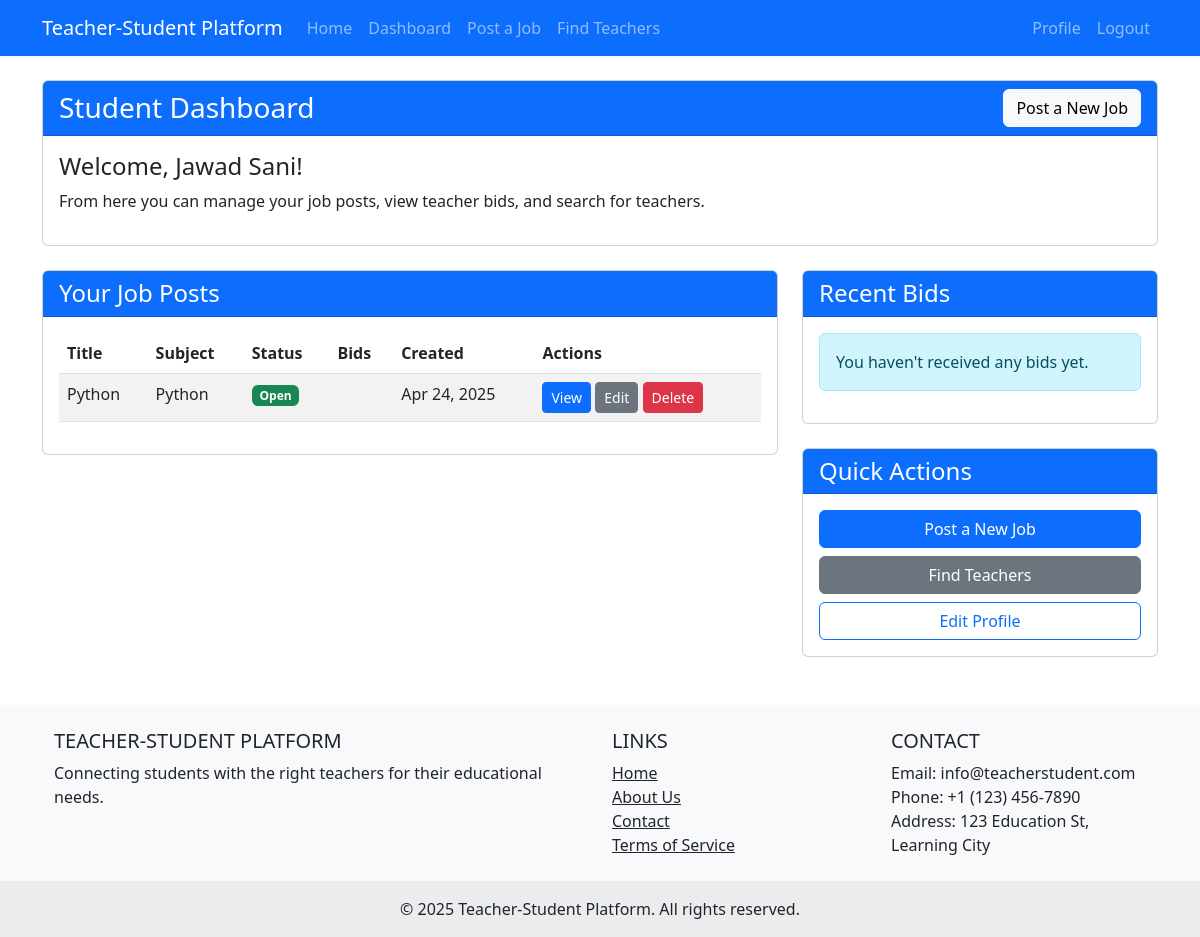
/student/dashboard/ (signed in), run on an earlier commit of the app's database.
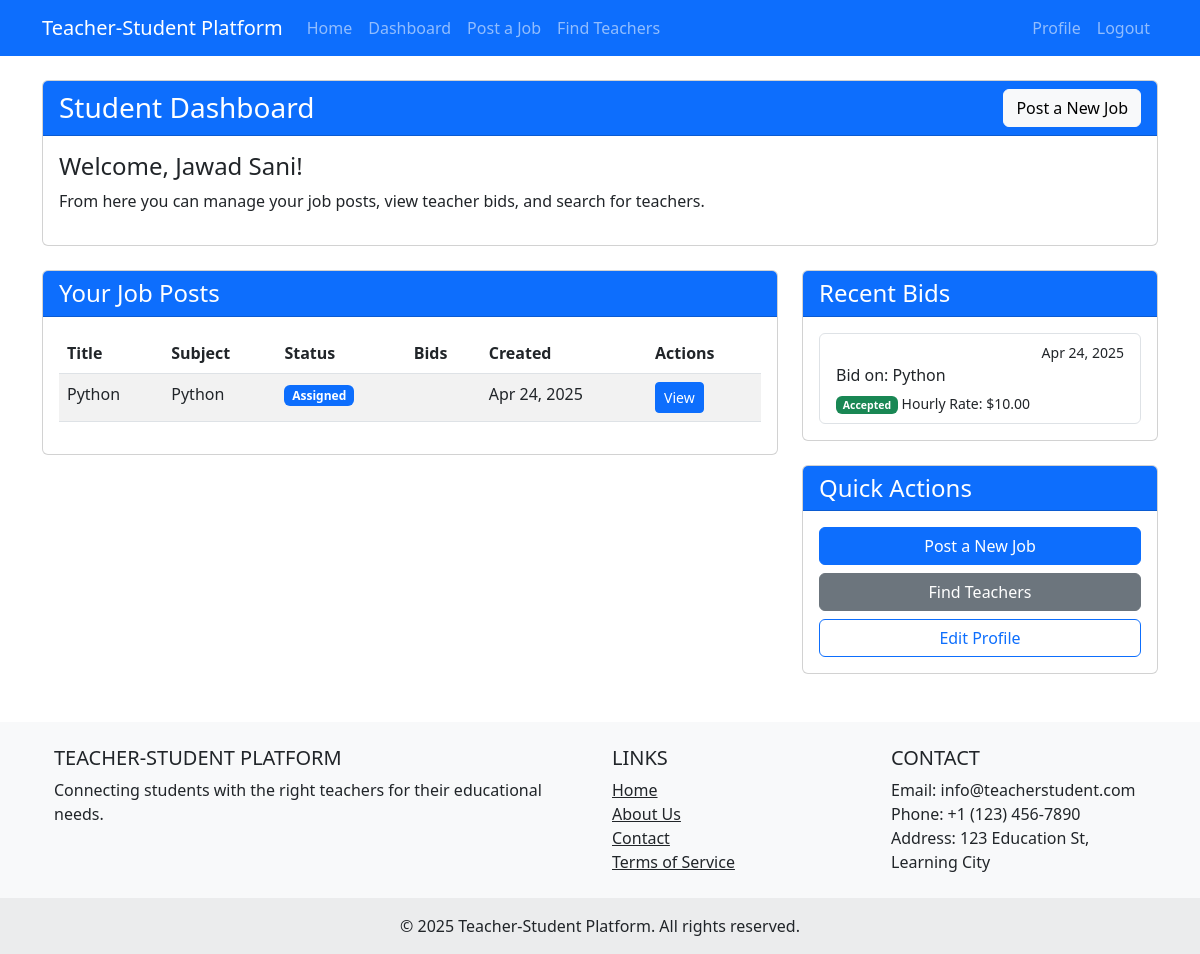
And on a later commit of the database.
### student/models.py (models this page shows, shortened)
class JobPost(models.Model):
    STATUS_CHOICES = (
        ('open', 'Open'),
        ('in_progress', 'In Progress'),
        ('closed', 'Closed'),
    )
    student = models.ForeignKey(StudentProfile, on_delete=models.CASCADE, related_name='job_posts')
    title = models.CharField(max_length=255)
    description = models.TextField()
    subject = models.CharField(max_length=100)
    education_level = models.CharField(max_length=100)
    preferred_experience = models.PositiveIntegerField(default=0, help_text="Preferred years of experience")
    budget_range = models.CharField(max_length=100, blank=True, null=True)
    location_preference = models.CharField(max_length=100, blank=True, null=True)
    status = models.CharField(max_length=15, choices=STATUS_CHOICES, default='open')
    requirements_met = models.BooleanField(default=True)
    created_at = models.DateTimeField(auto_now_add=True)
    updated_at = models.DateTimeField(auto_now=True)
    current_bid_cycle = models.PositiveIntegerField(default=1)
    max_bids_current_cycle = models.PositiveIntegerField(default=10)  # 10 for first cycle, +5 for each subsequent cycle

class TeacherBid(models.Model):
    STATUS_CHOICES = (
        ('pending', 'Pending'),
        ('accepted', 'Accepted'),
        ('rejected', 'Rejected'),
    )
    job_post = models.ForeignKey(JobPost, on_delete=models.CASCADE, related_name='bids')
    teacher = models.ForeignKey(TeacherProfile, on_delete=models.CASCADE, related_name='bids')
    proposal = models.TextField()
    hourly_rate = models.DecimalField(max_digits=10, decimal_places=2)
    availability = models.CharField(max_length=255)
    similarity_score = models.FloatField(default=0)  # Calculated based on job requirements and teacher profile
    status = models.CharField(max_length=10, choices=STATUS_CHOICES, default='pending')
    created_at = models.DateTimeField(auto_now_add=True)
    class Meta:
        unique_together = ('job_post', 'teacher')
        ordering = ['-similarity_score', 'created_at']

### student/views.py (the view)
# urls.py: path('dashboard/', views.student_dashboard, name='dashboard'),
@login_required
@student_required
def student_dashboard(request):
    job_posts = JobPost.objects.filter(student__user=request.user).order_by('-created_at')
    bids = TeacherBid.objects.filter(job_post__student__user=request.user).order_by('-created_at')
    context = {
        'job_posts': job_posts,
        'bids': bids,
    }
    return render(request, 'student/dashboard.html', context)

### accounts/models.py (called while the page is built)
    @property
    def is_student(self):
        return self.user_type == 'student'

### templates/student/dashboard.html (shortened to what the changed rows need)
{% extends 'base.html' %}
{% block content %}
<div class="row">
    <div class="col-md-8">
        <div class="card">
            <div class="card-body">
                {% if job_posts %}
                    <div class="table-responsive">
                        <table class="table table-striped">
                            <thead>
                                <tr>
                                    <th>Title</th>
                                    <th>Subject</th>
                                    <th>Status</th>
                                    <th>Bids</th>
                                    <th>Created</th>
                                    <th>Actions</th>
                                </tr>
                            </thead>
                            <tbody>
                                {% for job_post in job_posts %}
                                    <tr>
                                        <td>{{ job_post.title }}</td>
                                        <td>{{ job_post.subject }}</td>
                                        <td>
                                            {% if job_post.status == 'open' %}
                                                <span class="badge bg-success">Open</span>
                                            {% elif job_post.status == 'assigned' %}
                                                <span class="badge bg-primary">Assigned</span>
                                            {% elif job_post.status == 'completed' %}
                                                <span class="badge bg-info">Completed</span>
                                            {% elif job_post.status == 'cancelled' %}
                                                <span class="badge bg-danger">Cancelled</span>
                                            {% endif %}
                                        </td>
                                        <td>{{ job_post.teacherbid_set.count }}</td>
                                        <td>{{ job_post.created_at|date:"M d, Y" }}</td>
                                        <td>
                                            <a href="{% url 'student:job_post_detail' job_post.pk %}" class="btn btn-sm btn-primary">View</a>
                                            {% if job_post.status == 'open' %}
                                                <a href="{% url 'student:edit_job_post' job_post.pk %}" class="btn btn-sm btn-secondary">Edit</a>
                                                <a href="{% url 'student:delete_job_post' job_post.pk %}" class="btn btn-sm btn-danger">Delete</a>
                                            {% endif %}
                                        </td>
                                    </tr>
                                {% endfor %}
                            </tbody>
                        </table>
                    </div>
                {% else %}
                    <div class="alert alert-info">
                        You haven't posted any jobs yet. <a href="{% url 'student:create_job_post' %}">Create your first job post</a>.
                    </div>
                {% endif %}
            </div>
        </div>
    </div>
    <div class="col-md-4">
        <div class="card">
            <div class="card-body">
                {% if bids %}
                    <div class="list-group">
                        {% for bid in bids|slice:":5" %}
                            <a href="{% url 'student:job_post_detail' bid.job_post.pk %}" class="list-group-item list-group-item-action">
                                <div class="d-flex w-100 justify-content-between">
                                    <small>{{ bid.created_at|date:"M d, Y" }}</small>
                                </div>
                                <p class="mb-1">Bid on: {{ bid.job_post.title }}</p>
                                <small>
                                    {% if bid.status == 'pending' %}
                                        <span class="badge bg-warning">Pending</span>
                                    {% elif bid.status == 'accepted' %}
                                        <span class="badge bg-success">Accepted</span>
                                    {% elif bid.status == 'rejected' %}
                                        <span class="badge bg-danger">Rejected</span>
                                    {% endif %}
                                    Hourly Rate: ${{ bid.hourly_rate }}
                                </small>
                            </a>
                        {% endfor %}
                    </div>
                {% else %}
                    <div class="alert alert-info">
                        You haven't received any bids yet.
                    </div>
                {% endif %}
            </div>
        </div>
    </div>
</div>
{% endblock %}

What changed in the data, as far as the page shows it:
changed JobPost "Python": status "Open Edit Delete" → "Assigned"
added TeacherBid: created_at "Apr 24, 2025", job_post "Python", status "Accepted", hourly_rate "10.00"
Also different on the page:
text no longer shown: "You haven't received any bids yet."
